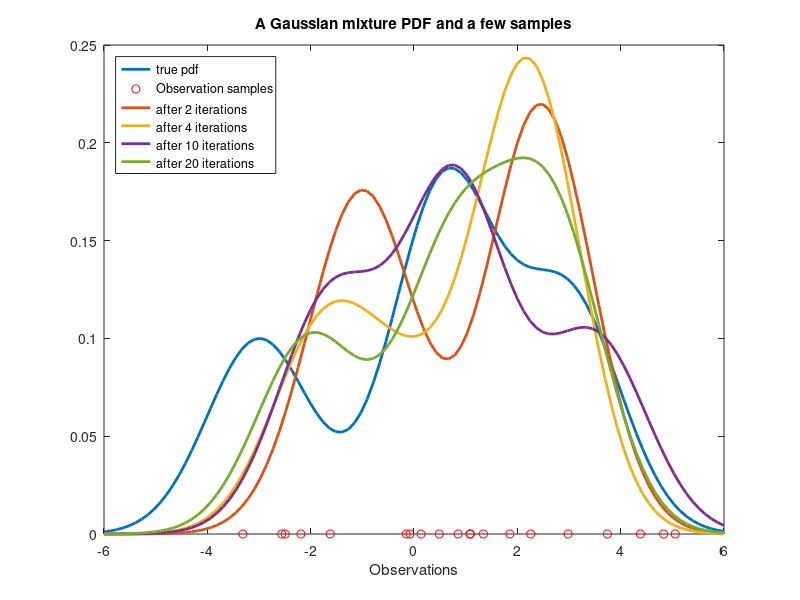

Source code (MATLAB):
clc;clear
%% Generate observation samples
K = 3; % Number of components
N = 20; % Sample size
mu = [-3;0.6;3]; % Mean value
sigma = cat(3,1,1,1); % Variance
p = [0.25,0.45,0.3]; % Weights
% Gaussian mixture distribution
obj = gmdistribution(mu,sigma,p);
X = linspace(-6,6,100)';
y = pdf(obj,X); % True pdf
x = random(obj,N);

%% Gibbs Sampling
alpha = ones(3,1);
s = 1;
% Parameter initialization
z = zeros(N,1);
Pr = zeros(K,1);
nz = zeros(K,1);
summ = zeros(K,1);
pk = zeros(K,1);
lambda = gamrnd(alpha,1);
% Initial distribution of mean values and weights
Pi = lambda/sum(lambda);
mu_k = randn(3,1);

plot(X,y,'Linewidth',2); hold on
plot(x,zeros(N,1),'ro')
title('A Gaussian mixture PDF and a few samples');

% Markov chain Monte Carlo
for j=1:20
    for i=1:N
        for k=1:K
            % Conditional probability on z_i=k
            Pr(k) = Pi(k)*normpdf(x(i),mu_k(k),1);
        end
        Pr = Pr/sum(Pr);
        z(i) = randsample(1:K,1,true,Pr); % Sample z
    end
    for k=1:K
        % Find number of observations belong to the kth compoment
        nz(k) = length(find(z==k));
        summ(k) = sum(x(z==k));
        pk(k) = length(x(z==k))/length(x);
    end
    u = summ./(nz+1/s); 
    sigma = 1./(nz+1/s);
    mu_k = normrnd(u,sqrt(sigma)); % Sample mean value
    lambda = gamrnd(alpha/K+nz,1);
    Pi = lambda/sum(lambda); % Sample weights
    if j==2||j==4||j==10||j==20
    sigma = cat(3,1,1,1); % Variance
    newObj = gmdistribution(u,sigma,pk'); % Estimated model
    newPdf = pdf(newObj,X); % Estimated pdf
    plot(X,newPdf,'Linewidth',2); hold on
    else
    end
end
xlabel('Observations');
legend('true pdf','Observation samples','after 2 iterations','after 4 iterations',...
    'after 10 iterations','after 20 iterations','Location','NorthWest');
